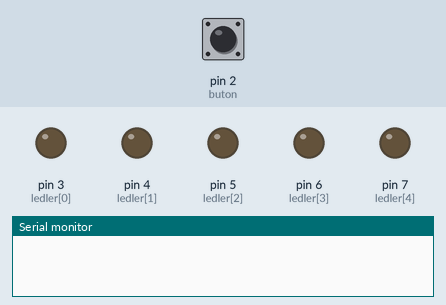
The sketch below on a simulated Arduino Uno, built with avr-gcc and run on an emulated ATmega328P. Shown: output pins drawn as LEDs (lit = HIGH), the last lines printed to the serial monitor. The test bench sets the inputs (shaded band); at power-on: pin 2 (buton) LOW.

Above: at 1.2 s.
1.3 s: pin 2 (buton) pulled HIGH for 0.15 s
At 1.7 s:
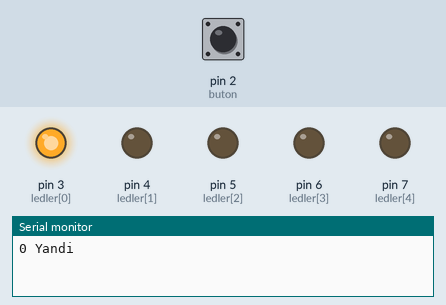
At 2.2 s:
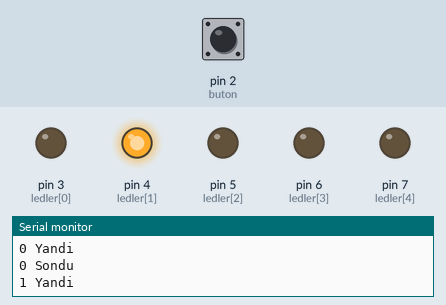
4.3 s: pin 2 (buton) pulled HIGH for 3.2 s
At 4.7 s:
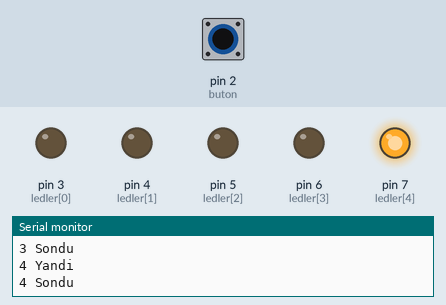
Timing chart, 0 to 13.8 s (numbered marks = the images above; inputs shaded):
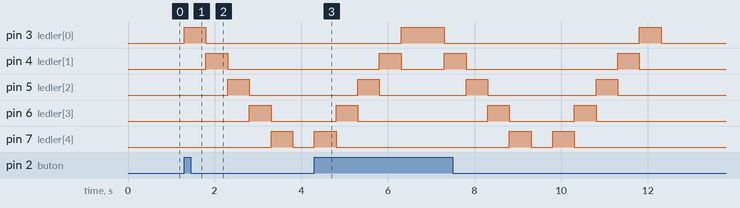

The sketch:

Problem_Seti_1_CODE.ino
```cpp
int ledler[5] = {3, 4, 5, 6, 7};
int buton = 2;
int buton_durumu = 0;

void setup()
{
  pinMode(buton, INPUT);
  Serial.begin(9600);
  for (int i = 0; i < 5; i++)
  {
    pinMode(ledler[i], OUTPUT);
  }
}

void loop()
{
  buton_durumu = digitalRead(buton);

  if (buton_durumu == 1) {
    {
      for (int i = 0; i < 5; i++)
      {
        digitalWrite(ledler[i], HIGH);

        Serial.print(String(i) + " Yandi");
        Serial.println();
        delay(500);
        digitalWrite(ledler[i], LOW);
        Serial.print(String(i) + " Sondu");
        Serial.println();
      }
    }
    for (int i = 5; i > -1; i--)
    {
      digitalWrite(ledler[i], HIGH);
      delay(500);
      digitalWrite(ledler[i], LOW);
    }
  }
  else  {
    digitalWrite(ledler[5], LOW);
  }
}
```

Measured:
- after the input at 1.3 s, pin 3 (ledler[0]): LOW → HIGH at once, → LOW 0.50 s later; pin 4 (ledler[1]): LOW → HIGH after 0.50 s, → LOW 0.50 s later; pin 5 (ledler[2]): LOW → HIGH after 1.0 s, → LOW 0.50 s later; pin 6 (ledler[3]): LOW → HIGH after 1.5 s, → LOW 0.50 s later; pin 7 (ledler[4]): LOW → HIGH after 2.0 s, → LOW 0.50 s later
